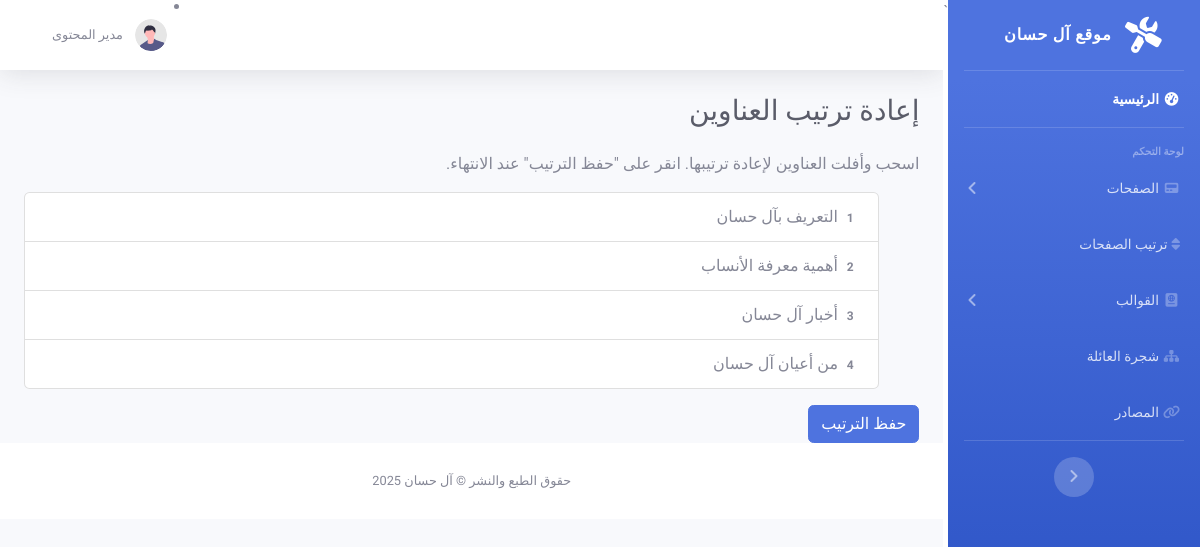
The app's page /dashboard/reorder_headlines.php (signed in) with its own data.
### tables this page shows
CREATE TABLE `headline` (
  `h_id` int(255) NOT NULL,
  `temp_id` int(225) NOT NULL,
  `sort_order` int(255) NOT NULL DEFAULT 0,
  `title` varchar(1000) NOT NULL,
  `intro` varchar(1000) DEFAULT NULL,
  `logo_img` varchar(255) DEFAULT NULL,
  `main_img` varchar(255) DEFAULT NULL
);

### dashboard/reorder_headlines.php (the view, shortened to what this page needs)
<?php
require_once 'includes/header.php';
require_once 'includes/navbar.php';
require_once 'includes/user.php';
require_once 'includes/config.php';
$sql = "SELECT h_id, title, sort_order FROM headline ORDER BY sort_order ASC, title ASC";
$result = mysqli_query($conn, $sql);
?>
<div class="container-fluid">
    <h1 class="h3 mb-4 text-gray-800">إعادة ترتيب العناوين</h1>
    <p>اسحب وأفلت العناوين لإعادة ترتيبها. انقر على "حفظ الترتيب" عند الانتهاء.</p>
    <ul id="sortable" class="list-group">
        <?php while ($row = mysqli_fetch_assoc($result)): ?>
            <li class="list-group-item" data-id="<?php echo $row['h_id']; ?>">
                <span class="badge  me-2"><?php echo $row['sort_order']; ?></span>
                <?php echo htmlspecialchars($row['title']); ?>
            </li>
        <?php endwhile; ?>
    </ul>
    <button id="saveOrder" class="btn btn-primary mt-3">حفظ الترتيب</button>
</div>
<?php
require_once 'includes/footer.php';
?>

### records on screen
headline: sort_order "1", title "التعريف بآل حسان"
headline: sort_order "2", title "أهمية معرفة الأنساب"
headline: sort_order "3", title "أخبار آل حسان"
headline: sort_order "4", title "من أعيان آل حسان"
